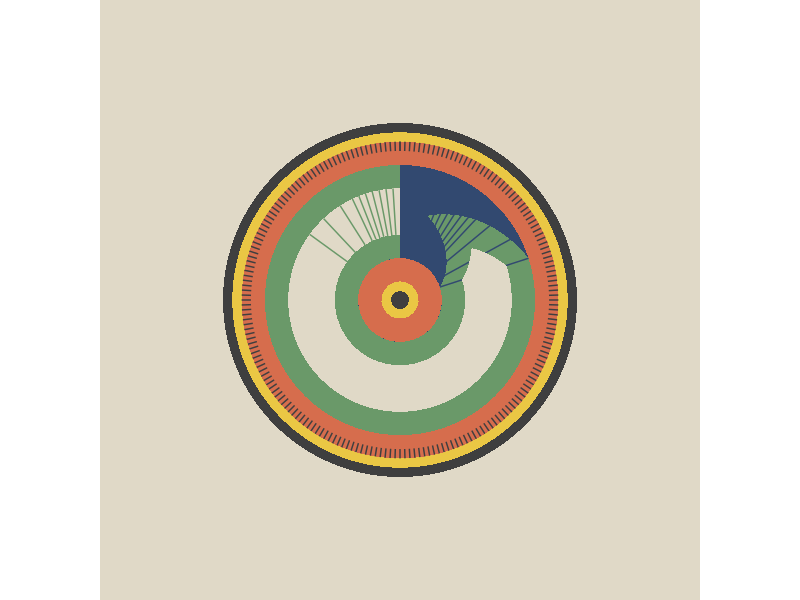
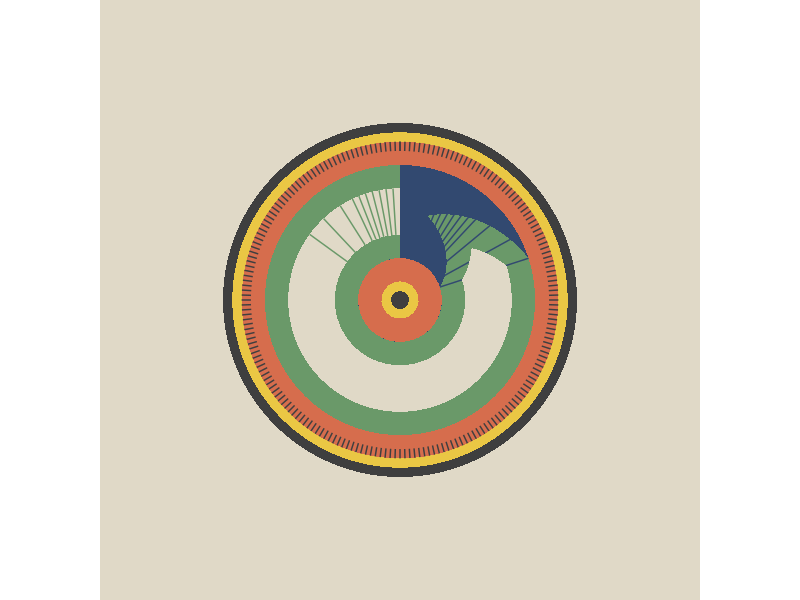

The R script that drew these images, in order:
# Load libraries ---------------------------------------------------------------

library(tibble)
library(dplyr)
library(ggplot2)

# Create data ------------------------------------------------------------------

df_artwork_base <- tibble(
  x = c(0,0,10,10),
  y = c(7.55,9.45,9.45,7.55))

df_artwork_border <- tibble(
  x = c(0,0,10,10),
  y = c(7.65,9.35,9.35,7.65))

df_tunnel_border <- tibble(
  x = c(0,0,10,10),
  y = c(7.75,9.25,9.25,7.75))

df_tunnel_border_hatch <- tibble(
  x_start = seq(0,10, by = 0.05),
  x_end = x_start,
  y_start = 9.15,
  y_end = 9.25)

df_tunnel <- tibble(
  x = c(0,0,10,10),
  y = c(8,9,9,8))

df_arrow_base <- tibble(
  x = c(0.5,2,10,10,2,0.5),
  y = c(8.5,9,9,8,8,8.5))

df_arrow_base_hatch <- tibble(
  x_start = c(0.6, 0.7, 0.8, 0.9, 1.0, 1.1, 1.2, 1.4, 1.7, 2.0), # plus 1-1-1-1-1-1-1-2-3-3
  x_end = x_start,
  y_start = 8,
  y_end = 9)

df_arrow_backlit <- tibble(
  x = c(1.5,2,10,10,2,1.5),
  y = c(8.5,8.75,8.75,8.25,8.25,8.5))

df_arrow_backlit_hatch <- tibble(
  x_start = c(9.9,9.8,9.7,9.6,9.5,9.4,9.3,9.1,8.8,8.5), # minus 1-1-1-1-1-1-1-2-3-3
  x_end = x_start,
  y_start = 8.25,
  y_end = 8.75)

# Build plot -------------------------------------------------------------------

ggplot() +
  geom_polygon(
    data = df_artwork_base,
    aes(x = x, y = y),
    fill = "#3f3f3f") +
  geom_polygon(
    data = df_artwork_border,
    aes(x = x, y = y),
    fill = "#eac744") +
  geom_polygon(
    data = df_tunnel_border,
    aes(x = x, y = y),
    fill = "#d66d4d") +
  geom_segment(
    data = df_tunnel_border_hatch,
    aes(x = x_start, xend = x_end, y = y_start, yend = y_end),
    colour = "#3f3f3f") +
  geom_polygon(
    data = df_tunnel,
    aes(x = x, y = y),
    fill = "#324970") +
  geom_polygon(
    data = df_arrow_base,
    aes(x = x, y = y),
    fill = "#6a9969") +
  geom_segment(
    data = df_arrow_base_hatch,
    aes(x = x_start, xend = x_end, y = y_start, yend = y_end),
    colour = "#324970") +
  geom_polygon(
    data = df_arrow_backlit,
    aes(x = x, y = y),
    fill = "#e0d9c7") +
  geom_segment(
    data = df_arrow_backlit_hatch,
    aes(x = x_start, xend = x_end, y = y_start, yend = y_end),
    colour = "#6a9969") +
  coord_polar() +
  theme_void() +
  theme(
    plot.background = element_rect(fill = "#e0d9c7", colour = "#e0d9c7"),
    plot.margin = margin(2,2,2,2, unit = "cm"))

# Save to file -----------------------------------------------------------------

ggsave(
  here::here("img/20230120.png"), last_plot(),
  width = 10, height = 10, units = "in", dpi = 600)
